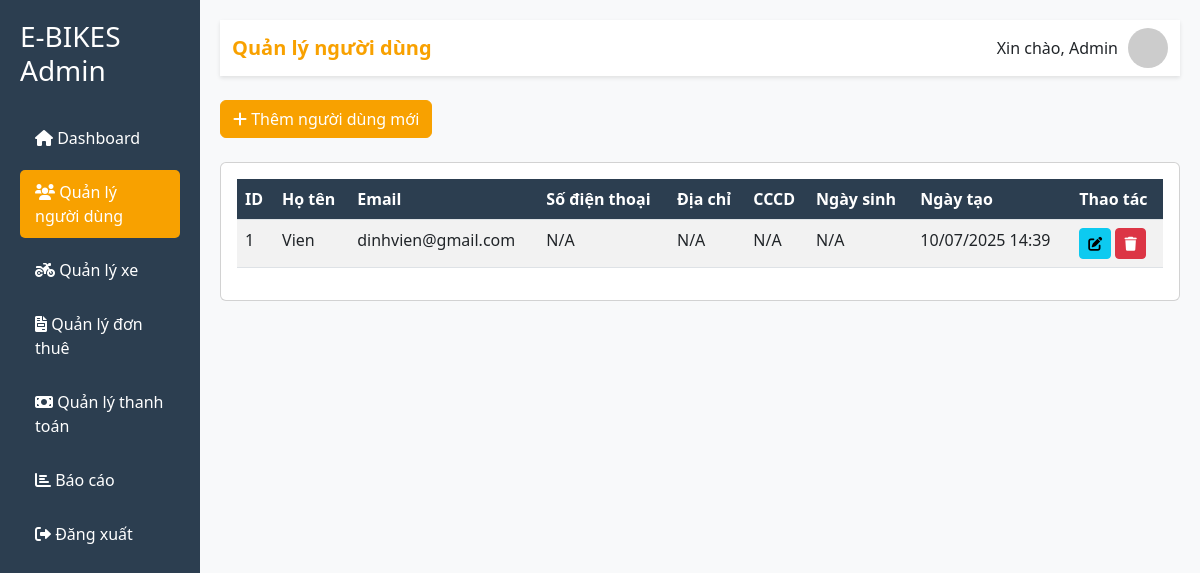
The page /admin/users.php (signed in) on the database its author committed.
### tables this page shows
CREATE TABLE `nguoi_dung` (
  `ma_nguoi_dung` int(11) NOT NULL,
  `ho_ten` varchar(100) NOT NULL,
  `email` varchar(100) NOT NULL,
  `mat_khau` varchar(255) NOT NULL,
  `so_dien_thoai` varchar(20) DEFAULT NULL,
  `dia_chi` text DEFAULT NULL,
  `cccd` varchar(20) DEFAULT NULL,
  `ngay_sinh` date DEFAULT NULL,
  `ngay_tao` timestamp NULL DEFAULT current_timestamp(),
  `vai_tro` enum('user','admin') DEFAULT 'user'
);

### admin/users.php (the view, shortened to what this page needs)
<?php
include '../connect.php';
$users = $conn->query("SELECT * FROM nguoi_dung ORDER BY ngay_tao DESC");
?>
<!DOCTYPE html>
<html lang="vi">
<head>
    <link href="https://cdn.jsdelivr.net/npm/bootstrap@5.3.0/dist/css/bootstrap.min.css" rel="stylesheet">
    <link href="https://cdnjs.cloudflare.com/ajax/libs/font-awesome/6.0.0/css/all.min.css" rel="stylesheet">
</head>
<body>
    <div class="container-fluid">
        <div class="row">
            <div class="col-md-3 col-lg-2 sidebar">
                <h3 class="mb-4">E-BIKES Admin</h3>
                <nav class="nav flex-column">
                    <a class="nav-link" href="index.php">
                        <i class="fas fa-home"></i> Dashboard
                    </a>
                    <a class="nav-link active" href="users.php">
                        <i class="fas fa-users"></i> Quản lý người dùng
                    </a>
                    <a class="nav-link" href="vehicles.php">
                        <i class="fas fa-motorcycle"></i> Quản lý xe
                    </a>
                    <a class="nav-link" href="rentals.php">
                        <i class="fas fa-file-invoice"></i> Quản lý đơn thuê
                    </a>
                    <a class="nav-link" href="payments.php">
                        <i class="fas fa-money-bill"></i> Quản lý thanh toán
                    </a>
                    <a class="nav-link" href="reports.php">
                        <i class="fas fa-chart-bar"></i> Báo cáo
                    </a>
                    <a class="nav-link" href="../dang_xuat.php">
                        <i class="fas fa-sign-out-alt"></i> Đăng xuất
                    </a>
                </nav>
            </div>
            <div class="col-md-9 col-lg-10 main-content">
                <nav class="navbar navbar-expand-lg mb-4">
                    <div class="container-fluid">
                        <span class="navbar-brand">Quản lý người dùng</span>
                        <div class="user-info">
                            <span>Xin chào, <?php echo htmlspecialchars($_SESSION['user_name']); ?></span>
                            <img src="https://ui-avatars.com/api/?name=<?php echo urlencode($_SESSION['user_name']); ?>&background=random" alt="Admin">
                        </div>
                    </div>
                </nav>
                <div class="mb-4">
                    <button type="button" class="btn btn-primary" data-bs-toggle="modal" data-bs-target="#addUserModal">
                        <i class="fas fa-plus"></i> Thêm người dùng mới
                    </button>
                </div>
                <div class="card">
                    <div class="card-body">
                        <div class="table-responsive">
                            <table class="table table-striped table-hover">
                                <thead>
                                    <tr>
                                        <th>ID</th>
                                        <th>Họ tên</th>
                                        <th>Email</th>
                                        <th>Số điện thoại</th>
                                        <th>Địa chỉ</th>
                                        <th>CCCD</th>
                                        <th>Ngày sinh</th>
                                        <th>Ngày tạo</th>
                                        <th>Thao tác</th>
                                    </tr>
                                </thead>
                                <tbody>
                                    <?php while ($user = $users->fetch_assoc()): ?>
                                    <tr>
                                        <td><?php echo $user['ma_nguoi_dung']; ?></td>
                                        <td><?php echo htmlspecialchars($user['ho_ten']); ?></td>
                                        <td><?php echo htmlspecialchars($user['email']); ?></td>
                                        <td><?php echo htmlspecialchars($user['so_dien_thoai'] ?? 'N/A'); ?></td>
                                        <td><?php echo htmlspecialchars($user['dia_chi'] ?? 'N/A'); ?></td>
                                        <td><?php echo htmlspecialchars($user['cccd'] ?? 'N/A'); ?></td>
                                        <td><?php echo $user['ngay_sinh'] ? date('d/m/Y', strtotime($user['ngay_sinh'])) : 'N/A'; ?></td>
                                        <td><?php echo date('d/m/Y H:i', strtotime($user['ngay_tao'])); ?></td>
                                        <td>
                                            <button class="btn btn-sm btn-info" onclick="editUser(<?php echo htmlspecialchars(json_encode($user)); ?>)">
                                                <i class="fas fa-edit"></i>
                                            </button>
                                            <button class="btn btn-sm btn-danger" onclick="deleteUser(<?php echo $user['ma_nguoi_dung']; ?>)">
                                                <i class="fas fa-trash"></i>
                                            </button>
                                        </td>
                                    </tr>
                                    <?php endwhile; ?>
                                </tbody>
                            </table>
                        </div>
                    </div>
                </div>
            </div>
        </div>
    </div>
</body>
</html>

### admin/users.php (style rules this page uses)
:root { --primary-color: #f8a100; --secondary-color: #2c3e50; --text-color: #333; --light-bg: #f8f9fa; }
body { font-family: 'Segoe UI', Tahoma, Geneva, Verdana, sans-serif; background-color: var(--light-bg); }
.sidebar { background-color: var(--secondary-color); min-height: 100vh; padding: 20px; color: white; }
.sidebar .nav-link { color: white; padding: 10px 15px; margin: 5px 0; border-radius: 5px; transition: all 0.3s; }
.sidebar .nav-link.active { background-color: var(--primary-color); }
.main-content { padding: 20px; }
.navbar { background-color: white; box-shadow: 0 2px 4px rgba(0,0,0,0.1); }
.navbar-brand { color: var(--primary-color) !important; font-weight: bold; }
.user-info { display: flex; align-items: center; gap: 10px; }
.user-info img { width: 40px; height: 40px; border-radius: 50%; }
.btn-primary { background-color: var(--primary-color); border-color: var(--primary-color); }
.table th { background-color: var(--secondary-color); color: white; }

### rows shown on the page
nguoi_dung: ma_nguoi_dung "1", ho_ten "Vien", email "dinhvien@gmail.com", so_dien_thoai "N/A", dia_chi "N/A", cccd "N/A", ngay_tao "10/07/2025 14:39"

### other values the page prints
$_SESSION['user_name'] "Admin"
